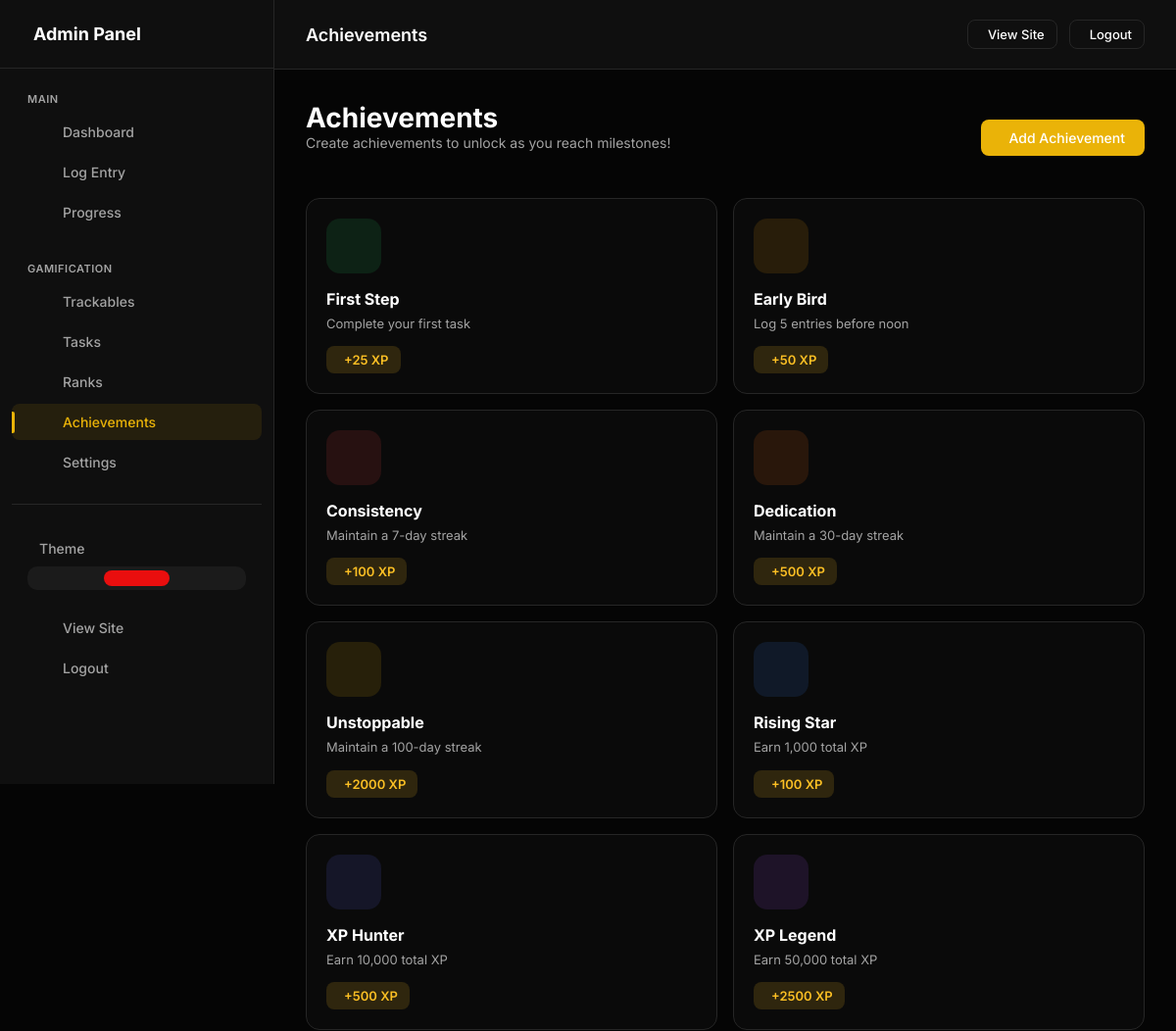
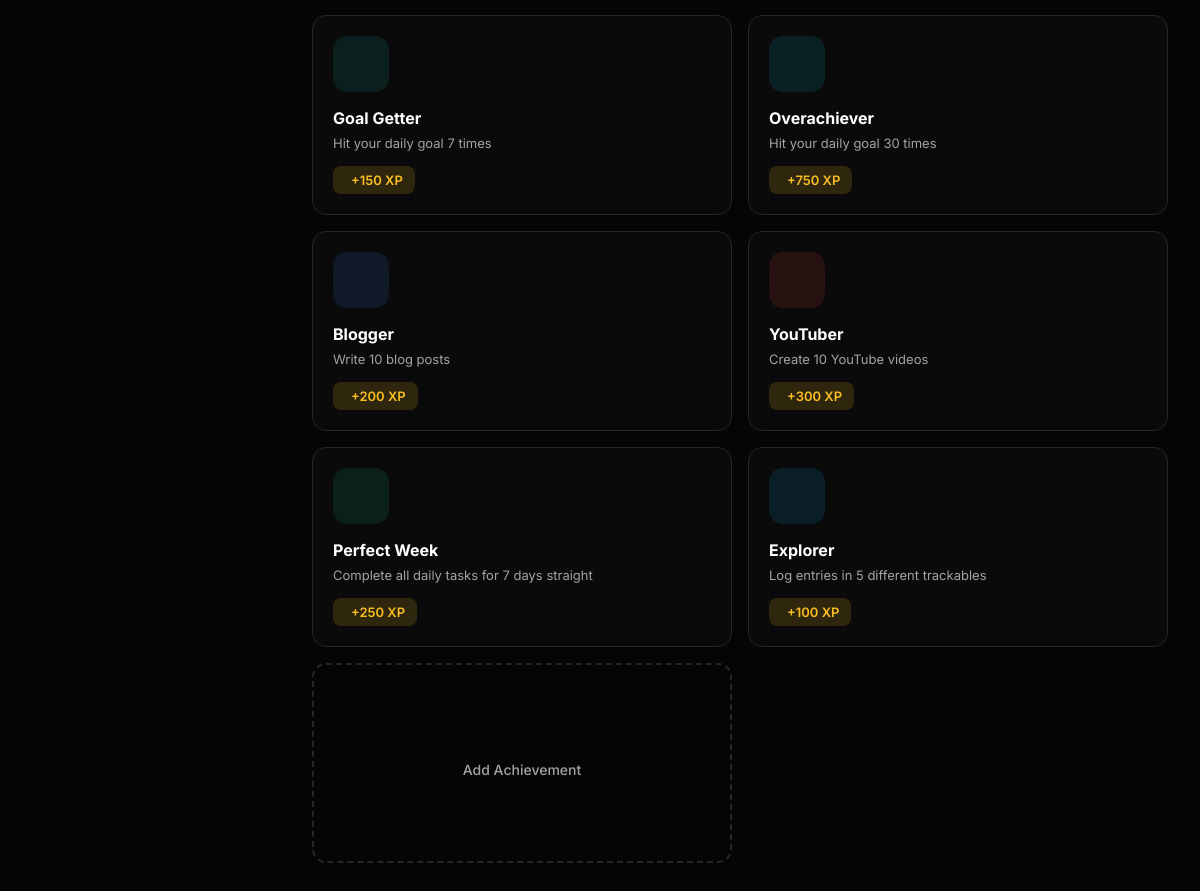
Page /admin/achievements (signed in) on the committed database (2 pictures, top to bottom).
### models.py (models this page shows, shortened)
class Achievement(db.Model):
    __tablename__ = 'achievements'
    id = db.Column(db.Integer, primary_key=True)
    user_id = db.Column(db.Integer, db.ForeignKey('users.id'), nullable=False, index=True)
    name = db.Column(db.String(100), nullable=False)
    slug = db.Column(db.String(100), nullable=False)
    description = db.Column(db.String(500))
    criteria = db.Column(db.Text, default='{}')
    xp_reward = db.Column(db.Integer, default=100)
    icon = db.Column(db.String(50), default='ph-trophy')
    color = db.Column(db.String(20), default='#fbbf24')
    badge_image = db.Column(db.String(500))
    is_active = db.Column(db.Boolean, default=True)
    is_hidden = db.Column(db.Boolean, default=False)  # Hidden until unlocked?
    created_at = db.Column(db.DateTime, default=datetime.utcnow)

class UserSettings(db.Model):
    __tablename__ = 'user_settings'
    id = db.Column(db.Integer, primary_key=True)
    user_id = db.Column(db.Integer, db.ForeignKey('users.id'), nullable=False, unique=True, index=True)
    accent_color = db.Column(db.String(20), default='#e90e0e')
    points_name = db.Column(db.String(20), default='XP')  # "XP", "Points", "Coins", etc.
    points_icon = db.Column(db.String(50), default='ph-lightning')
    daily_xp_goal = db.Column(db.Integer, default=50)
    perfect_day_bonus = db.Column(db.Integer, default=50)
    perfect_week_bonus = db.Column(db.Integer, default=500)
    streak_bonus_per_day = db.Column(db.Integer, default=5)  # Extra XP per streak day
    show_xp_animations = db.Column(db.Boolean, default=True)
    dark_mode = db.Column(db.Boolean, default=True)
    compact_view = db.Column(db.Boolean, default=False)
    show_dashboard_header = db.Column(db.Boolean, default=True)
    enable_youtube_sync = db.Column(db.Boolean, default=False)
    always_show_confetti = db.Column(db.Boolean, default=False)
    created_at = db.Column(db.DateTime, default=datetime.utcnow)
    updated_at = db.Column(db.DateTime, default=datetime.utcnow, onupdate=datetime.utcnow)

### app.py (the view)
    @app.route('/admin/achievements')
    @admin_required
    def admin_achievements():
        achievements = Achievement.query.filter_by(
            user_id=current_user.id
        ).all()
        unlocked = {ua.achievement_id for ua in UserAchievement.query.filter_by(user_id=current_user.id).all()}
        return render_template('admin/achievements.html', achievements=achievements, unlocked=unlocked)

### templates/admin/achievements.html (shortened to what this page needs)
{% extends "admin/base.html" %}
{% block page_title %}Achievements{% endblock %}
{% block content %}
<div class="page-header">
    <div>
        <h1 class="page-title">Achievements</h1>
        <p class="page-intro">Create achievements to unlock as you reach milestones!</p>
    </div>
    <div class="page-actions">
        <a href="{{ url_for('admin_achievement_add') }}" class="btn btn-primary">
             Add Achievement
        </a>
    </div>
</div>
<div class="achievements-grid">
    {% for achievement in achievements %}
    <div class="achievement-card {% if achievement.id in unlocked %}unlocked{% endif %}">
        <div class="achievement-icon" style="background: {{ achievement.color }}20; color: {{ achievement.color }}">
        </div>
        <div class="achievement-name">{{ achievement.name }}</div>
        {% if achievement.description %}
        <div class="achievement-description">{{ achievement.description }}</div>
        {% endif %}
        <div class="achievement-reward">
            +{{ achievement.xp_reward }} {{ points_name }}
        </div>
    </div>
    {% endfor %}
    <a href="{{ url_for('admin_achievement_add') }}" class="add-achievement-card">
        <span>Add Achievement</span>
    </a>
</div>
{% endblock %}

### templates/admin/base.html (style rules this page uses)
:root, [data-theme="dark"] { --bg-body: #050505; --bg-card: #0f0f0f; --bg-card-hover: #141414; --border: #262626; --accent: #e90e0e; --accent-rgb: 233, 14, 14; --accent-hover: #c70202; --text-main: #ffffff; --text-muted: #a3a3a3; --font-sans: 'Inter', sans-serif; --font-mono: 'JetBrains Mono', monospace; --success: #10b981; --warning: #f59e0b; --danger: #ef4444; }
* { margin: 0; padding: 0; box-sizing: border-box; }
body { background-color: var(--bg-body); color: var(--text-main); font-family: var(--font-sans); overflow-x: hidden; -webkit-font-smoothing: antialiased; min-height: 100vh; }
a { text-decoration: none; color: inherit; transition: 0.3s; }
.page-header { display: flex; justify-content: space-between; align-items: center; margin-bottom: 24px; flex-wrap: wrap; gap: 16px; }
.page-title { font-size: 28px; font-weight: 700; }
.page-actions { display: flex; gap: 12px; align-items: center; }
.btn { padding: 10px 20px; border-radius: 8px; font-size: 14px; font-weight: 500; transition: all 0.3s ease; display: inline-flex; align-items: center; gap: 8px; cursor: pointer; border: none; }
.btn-primary { background: var(--accent); color: #fff; }

### templates/admin/achievements.html (style rules this page uses)
.page-intro { margin-bottom: 24px; color: var(--text-muted); font-size: 14px; }
.achievements-grid { display: grid; grid-template-columns: repeat(auto-fill, minmax(280px, 1fr)); gap: 16px; }
.achievement-card { background: rgba(255, 255, 255, 0.02); border: 1px solid var(--border); border-radius: 14px; padding: 20px; transition: all 0.2s; position: relative; overflow: hidden; }
.achievement-icon { width: 56px; height: 56px; border-radius: 14px; display: flex; align-items: center; justify-content: center; font-size: 28px; margin-bottom: 16px; }
.achievement-name { font-weight: 700; font-size: 16px; margin-bottom: 6px; }
.achievement-description { font-size: 13px; color: var(--text-muted); margin-bottom: 12px; line-height: 1.4; }
.achievement-reward { display: inline-flex; align-items: center; gap: 6px; padding: 6px 12px; background: rgba(251, 191, 36, 0.15); color: #fbbf24; border-radius: 8px; font-size: 13px; font-weight: 600; }
.add-achievement-card { background: transparent; border: 2px dashed var(--border); border-radius: 14px; padding: 40px 20px; display: flex; flex-direction: column; align-items: center; justify-content: center; gap: 12px; cursor: pointer; transition: all 0.2s; text-decoration: none; color: var(--text-muted); min-height: 200px; }
.add-achievement-card span { font-size: 14px; font-weight: 500; }

### rows in the picture
Achievement: name "First Step", description "Complete your first task", xp_reward "25"
UserSettings: points_name "XP"
Achievement: name "Early Bird", description "Log 5 entries before noon", xp_reward "50"
Achievement: name "Consistency", description "Maintain a 7-day streak", xp_reward "100"
Achievement: name "Dedication", description "Maintain a 30-day streak", xp_reward "500"
Achievement: name "Unstoppable", description "Maintain a 100-day streak", xp_reward "2000"
Achievement: name "Rising Star", description "Earn 1,000 total XP", xp_reward "100"
Achievement: name "XP Hunter", description "Earn 10,000 total XP", xp_reward "500"
Achievement: name "XP Legend", description "Earn 50,000 total XP", xp_reward "2500"
Achievement: name "Goal Getter", description "Hit your daily goal 7 times", xp_reward "150"
Achievement: name "Overachiever", description "Hit your daily goal 30 times", xp_reward "750"
Achievement: name "Blogger", description "Write 10 blog posts", xp_reward "200"
Achievement: name "YouTuber", description "Create 10 YouTube videos", xp_reward "300"
Achievement: name "Perfect Week", description "Complete all daily tasks for 7 days straight", xp_reward "250"
Achievement: name "Explorer", description "Log entries in 5 different trackables", xp_reward "100"
